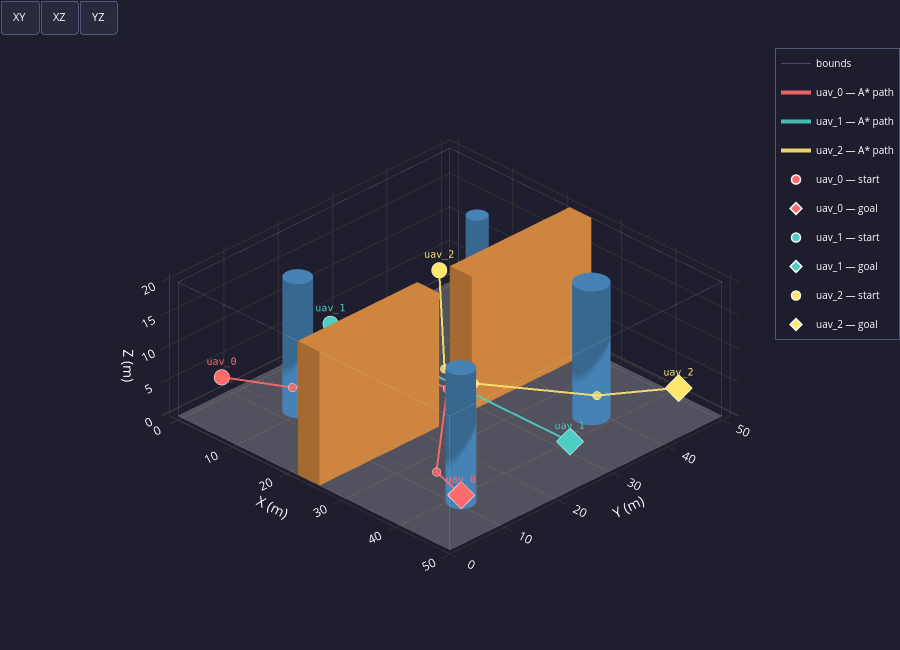

Here is the notebook cell this chart was saved with:
### Code cell
# ── Cell 2 — Global Path Planning (A*) ──────────────────────────────────────
from global_planner import plan_paths, PlanResult, PlannerConfig
import logging
logging.getLogger("global_planner").setLevel(logging.WARNING)

PLANNER_CONFIG = os.path.join(_SWARM_DIR, "configs", "planner.yaml")

# ── Load planner config ───────────────────────────────────────────────────────
try:
    planner_cfg = PlannerConfig.from_yaml(PLANNER_CONFIG)
    w = env.world
    print(f"✓  Planner      [{os.path.basename(PLANNER_CONFIG)}]  "
          f"connectivity={planner_cfg.connectivity}  clearance={planner_cfg.clearance} voxel  "
          f"inflation={planner_cfg.inflation_radius} m")
except Exception as exc:
    print(f"✗  Planner      [{os.path.basename(PLANNER_CONFIG)}]  FAILED → {exc}")
    raise

# ── Apply obstacle inflation (rebuilds voxel grid if radius changed) ──────────
env.inflation_radius = planner_cfg.inflation_radius

# ── Run A* for all UAVs ───────────────────────────────────────────────────────
print(f"Running A* for {len(fleet.uavs)} UAVs  "
      f"(grid {env.world.nx}×{env.world.ny}×{env.world.nz})")

try:
    paths = plan_paths(env, fleet,
                       connectivity=planner_cfg.connectivity,
                       clearance=planner_cfg.clearance)
    for pr in paths:
        print(f"  ✓  {pr.uav_id:<10}  A*: {pr.n_astar_nodes:4d} nodes  "
              f"→  LOS: {pr.n_waypoints} waypoints  →  {pr.path_length:.1f} m")
except RuntimeError as exc:
    print(f"  ✗  A* FAILED — {exc}")
    raise

# ── Visualisation — same scene as Cell 1 + pruned paths ──────────────────────
plot_environment_3d(env, fleet=fleet, paths=paths)

### Figure 1 — Plotly figure (JSON) as saved in the notebook; plotly's stock layout.template omitted (floating-point values rounded to 4 significant figures; data arrays with more than 128 entries replaced by an {"elided": "..."} marker saying what was removed)
{"data": [{"color": "#EFEFEF", "flatshading": true, "hoverinfo": "skip", "i": [0, 0], "j": [1, 2], "k": [2, 3], "name": "floor", "opacity": 0.25, "showscale": false, "type": "mesh3d", "x": [0, 50, 50, 0], "y": [0, 0, 50, 50], "z": [0, 0, 0, 0]}, {"hoverinfo": "skip", "line": {"color": "white", "width": 1}, "mode": "lines", "name": "bounds", "opacity": 0.2, "type": "scatter3d", "x": [0, 50, null, 50, 50, null, 50, 0, null, 0, 0, null, 0, 50, null, 50, 50, null, 50, 0, null, 0, 0, null, 0, 0, null, 50, 50, null, 50, 50, null, 0, 0, null], "y": [0, 0, null, 0, 50, null, 50, 50, null, 50, 0, null, 0, 0, null, 0, 50, null, 50, 50, null, 50, 0, null, 0, 0, null, 0, 0, null, 50, 50, null, 50, 50, null], "z": [0, 0, null, 0, 0, null, 0, 0, null, 0, 0, null, 20, 20, null, 20, 20, null, 20, 20, null, 20, 20, null, 0, 20, null, 0, 20, null, 0, 20, null, 0, 20, null]}, {"color": "#4682B4", "flatshading": false, "hoverinfo": "skip", "i": {"elided": "160 int values"}, "j": {"elided": "160 int values"}, "k": {"elided": "160 int values"}, "name": "cyl_0", "opacity": 1, "showscale": false, "type": "mesh3d", "x": [12.0, 11.98, 11.9, 11.78, 11.62, 11.41, 11.18, 10.91, 10.62, 10.31, 10.0, 9.687, 9.382, 9.092, 8.824, 8.586, 8.382, 8.218, 8.098, 8.025, 8.0, 8.025, 8.098, 8.218, 8.382, 8.586, 8.824, 9.092, 9.382, 9.687, 10.0, 10.31, 10.62, 10.91, 11.18, 11.41, 11.62, 11.78, 11.9, 11.98, 12.0, 11.98, 11.9, 11.78, 11.62, 11.41, 11.18, 10.91, 10.62, 10.31, 10.0, 9.687, 9.382, 9.092, 8.824, 8.586, 8.382, 8.218, 8.098, 8.025, 8.0, 8.025, 8.098, 8.218, 8.382, 8.586, 8.824, 9.092, 9.382, 9.687, 10.0, 10.31, 10.62, 10.91, 11.18, 11.41, 11.62, 11.78, 11.9, 11.98, 10.0, 10.0], "y": [12.0, 12.31, 12.62, 12.91, 13.18, 13.41, 13.62, 13.78, 13.9, 13.98, 14.0, 13.98, 13.9, 13.78, 13.62, 13.41, 13.18, 12.91, 12.62, 12.31, 12.0, 11.69, 11.38, 11.09, 10.82, 10.59, 10.38, 10.22, 10.1, 10.02, 10.0, 10.02, 10.1, 10.22, 10.38, 10.59, 10.82, 11.09, 11.38, 11.69, 12.0, 12.31, 12.62, 12.91, 13.18, 13.41, 13.62, 13.78, 13.9, 13.98, 14.0, 13.98, 13.9, 13.78, 13.62, 13.41, 13.18, 12.91, 12.62, 12.31, 12.0, 11.69, 11.38, 11.09, 10.82, 10.59, 10.38, 10.22, 10.1, 10.02, 10.0, 10.02, 10.1, 10.22, 10.38, 10.59, 10.82, 11.09, 11.38, 11.69, 12.0, 12.0], "z": [0.0, 0.0, 0.0, 0.0, 0.0, 0.0, 0.0, 0.0, 0.0, 0.0, 0.0, 0.0, 0.0, 0.0, 0.0, 0.0, 0.0, 0.0, 0.0, 0.0, 0.0, 0.0, 0.0, 0.0, 0.0, 0.0, 0.0, 0.0, 0.0, 0.0, 0.0, 0.0, 0.0, 0.0, 0.0, 0.0, 0.0, 0.0, 0.0, 0.0, 20.0, 20.0, 20.0, 20.0, 20.0, 20.0, 20.0, 20.0, 20.0, 20.0, 20.0, 20.0, 20.0, 20.0, 20.0, 20.0, 20.0, 20.0, 20.0, 20.0, 20.0, 20.0, 20.0, 20.0, 20.0, 20.0, 20.0, 20.0, 20.0, 20.0, 20.0, 20.0, 20.0, 20.0, 20.0, 20.0, 20.0, 20.0, 20.0, 20.0, 0.0, 20.0]}, {"color": "#4682B4", "flatshading": false, "hoverinfo": "skip", "i": {"elided": "160 int values"}, "j": {"elided": "160 int values"}, "k": {"elided": "160 int values"}, "name": "cyl_1", "opacity": 1, "showscale": false, "type": "mesh3d", "x": [40.5, 40.47, 40.38, 40.23, 40.02, 39.77, 39.47, 39.13, 38.77, 38.39, 38.0, 37.61, 37.23, 36.87, 36.53, 36.23, 35.98, 35.77, 35.62, 35.53, 35.5, 35.53, 35.62, 35.77, 35.98, 36.23, 36.53, 36.87, 37.23, 37.61, 38.0, 38.39, 38.77, 39.13, 39.47, 39.77, 40.02, 40.23, 40.38, 40.47, 40.5, 40.47, 40.38, 40.23, 40.02, 39.77, 39.47, 39.13, 38.77, 38.39, 38.0, 37.61, 37.23, 36.87, 36.53, 36.23, 35.98, 35.77, 35.62, 35.53, 35.5, 35.53, 35.62, 35.77, 35.98, 36.23, 36.53, 36.87, 37.23, 37.61, 38.0, 38.39, 38.77, 39.13, 39.47, 39.77, 40.02, 40.23, 40.38, 40.47, 38.0, 38.0], "y": [38.0, 38.39, 38.77, 39.13, 39.47, 39.77, 40.02, 40.23, 40.38, 40.47, 40.5, 40.47, 40.38, 40.23, 40.02, 39.77, 39.47, 39.13, 38.77, 38.39, 38.0, 37.61, 37.23, 36.87, 36.53, 36.23, 35.98, 35.77, 35.62, 35.53, 35.5, 35.53, 35.62, 35.77, 35.98, 36.23, 36.53, 36.87, 37.23, 37.61, 38.0, 38.39, 38.77, 39.13, 39.47, 39.77, 40.02, 40.23, 40.38, 40.47, 40.5, 40.47, 40.38, 40.23, 40.02, 39.77, 39.47, 39.13, 38.77, 38.39, 38.0, 37.61, 37.23, 36.87, 36.53, 36.23, 35.98, 35.77, 35.62, 35.53, 35.5, 35.53, 35.62, 35.77, 35.98, 36.23, 36.53, 36.87, 37.23, 37.61, 38.0, 38.0], "z": [0.0, 0.0, 0.0, 0.0, 0.0, 0.0, 0.0, 0.0, 0.0, 0.0, 0.0, 0.0, 0.0, 0.0, 0.0, 0.0, 0.0, 0.0, 0.0, 0.0, 0.0, 0.0, 0.0, 0.0, 0.0, 0.0, 0.0, 0.0, 0.0, 0.0, 0.0, 0.0, 0.0, 0.0, 0.0, 0.0, 0.0, 0.0, 0.0, 0.0, 20.0, 20.0, 20.0, 20.0, 20.0, 20.0, 20.0, 20.0, 20.0, 20.0, 20.0, 20.0, 20.0, 20.0, 20.0, 20.0, 20.0, 20.0, 20.0, 20.0, 20.0, 20.0, 20.0, 20.0, 20.0, 20.0, 20.0, 20.0, 20.0, 20.0, 20.0, 20.0, 20.0, 20.0, 20.0, 20.0, 20.0, 20.0, 20.0, 20.0, 0.0, 20.0]}, {"color": "#4682B4", "flatshading": false, "hoverinfo": "skip", "i": {"elided": "160 int values"}, "j": {"elided": "160 int values"}, "k": {"elided": "160 int values"}, "name": "cyl_2", "opacity": 1, "showscale": false, "type": "mesh3d", "x": [16.5, 16.48, 16.43, 16.34, 16.21, 16.06, 15.88, 15.68, 15.46, 15.23, 15.0, 14.77, 14.54, 14.32, 14.12, 13.94, 13.79, 13.66, 13.57, 13.52, 13.5, 13.52, 13.57, 13.66, 13.79, 13.94, 14.12, 14.32, 14.54, 14.77, 15.0, 15.23, 15.46, 15.68, 15.88, 16.06, 16.21, 16.34, 16.43, 16.48, 16.5, 16.48, 16.43, 16.34, 16.21, 16.06, 15.88, 15.68, 15.46, 15.23, 15.0, 14.77, 14.54, 14.32, 14.12, 13.94, 13.79, 13.66, 13.57, 13.52, 13.5, 13.52, 13.57, 13.66, 13.79, 13.94, 14.12, 14.32, 14.54, 14.77, 15.0, 15.23, 15.46, 15.68, 15.88, 16.06, 16.21, 16.34, 16.43, 16.48, 15.0, 15.0], "y": [40.0, 40.23, 40.46, 40.68, 40.88, 41.06, 41.21, 41.34, 41.43, 41.48, 41.5, 41.48, 41.43, 41.34, 41.21, 41.06, 40.88, 40.68, 40.46, 40.23, 40.0, 39.77, 39.54, 39.32, 39.12, 38.94, 38.79, 38.66, 38.57, 38.52, 38.5, 38.52, 38.57, 38.66, 38.79, 38.94, 39.12, 39.32, 39.54, 39.77, 40.0, 40.23, 40.46, 40.68, 40.88, 41.06, 41.21, 41.34, 41.43, 41.48, 41.5, 41.48, 41.43, 41.34, 41.21, 41.06, 40.88, 40.68, 40.46, 40.23, 40.0, 39.77, 39.54, 39.32, 39.12, 38.94, 38.79, 38.66, 38.57, 38.52, 38.5, 38.52, 38.57, 38.66, 38.79, 38.94, 39.12, 39.32, 39.54, 39.77, 40.0, 40.0], "z": [0.0, 0.0, 0.0, 0.0, 0.0, 0.0, 0.0, 0.0, 0.0, 0.0, 0.0, 0.0, 0.0, 0.0, 0.0, 0.0, 0.0, 0.0, 0.0, 0.0, 0.0, 0.0, 0.0, 0.0, 0.0, 0.0, 0.0, 0.0, 0.0, 0.0, 0.0, 0.0, 0.0, 0.0, 0.0, 0.0, 0.0, 0.0, 0.0, 0.0, 20.0, 20.0, 20.0, 20.0, 20.0, 20.0, 20.0, 20.0, 20.0, 20.0, 20.0, 20.0, 20.0, 20.0, 20.0, 20.0, 20.0, 20.0, 20.0, 20.0, 20.0, 20.0, 20.0, 20.0, 20.0, 20.0, 20.0, 20.0, 20.0, 20.0, 20.0, 20.0, 20.0, 20.0, 20.0, 20.0, 20.0, 20.0, 20.0, 20.0, 0.0, 20.0]}, {"color": "#4682B4", "flatshading": false, "hoverinfo": "skip", "i": {"elided": "160 int values"}, "j": {"elided": "160 int values"}, "k": {"elided": "160 int values"}, "name": "cyl_3", "opacity": 1, "showscale": false, "type": "mesh3d", "x": [44.0, 43.98, 43.9, 43.78, 43.62, 43.41, 43.18, 42.91, 42.62, 42.31, 42.0, 41.69, 41.38, 41.09, 40.82, 40.59, 40.38, 40.22, 40.1, 40.02, 40.0, 40.02, 40.1, 40.22, 40.38, 40.59, 40.82, 41.09, 41.38, 41.69, 42.0, 42.31, 42.62, 42.91, 43.18, 43.41, 43.62, 43.78, 43.9, 43.98, 44.0, 43.98, 43.9, 43.78, 43.62, 43.41, 43.18, 42.91, 42.62, 42.31, 42.0, 41.69, 41.38, 41.09, 40.82, 40.59, 40.38, 40.22, 40.1, 40.02, 40.0, 40.02, 40.1, 40.22, 40.38, 40.59, 40.82, 41.09, 41.38, 41.69, 42.0, 42.31, 42.62, 42.91, 43.18, 43.41, 43.62, 43.78, 43.9, 43.98, 42.0, 42.0], "y": [10.0, 10.31, 10.62, 10.91, 11.18, 11.41, 11.62, 11.78, 11.9, 11.98, 12.0, 11.98, 11.9, 11.78, 11.62, 11.41, 11.18, 10.91, 10.62, 10.31, 10.0, 9.687, 9.382, 9.092, 8.824, 8.586, 8.382, 8.218, 8.098, 8.025, 8.0, 8.025, 8.098, 8.218, 8.382, 8.586, 8.824, 9.092, 9.382, 9.687, 10.0, 10.31, 10.62, 10.91, 11.18, 11.41, 11.62, 11.78, 11.9, 11.98, 12.0, 11.98, 11.9, 11.78, 11.62, 11.41, 11.18, 10.91, 10.62, 10.31, 10.0, 9.687, 9.382, 9.092, 8.824, 8.586, 8.382, 8.218, 8.098, 8.025, 8.0, 8.025, 8.098, 8.218, 8.382, 8.586, 8.824, 9.092, 9.382, 9.687, 10.0, 10.0], "z": [0.0, 0.0, 0.0, 0.0, 0.0, 0.0, 0.0, 0.0, 0.0, 0.0, 0.0, 0.0, 0.0, 0.0, 0.0, 0.0, 0.0, 0.0, 0.0, 0.0, 0.0, 0.0, 0.0, 0.0, 0.0, 0.0, 0.0, 0.0, 0.0, 0.0, 0.0, 0.0, 0.0, 0.0, 0.0, 0.0, 0.0, 0.0, 0.0, 0.0, 20.0, 20.0, 20.0, 20.0, 20.0, 20.0, 20.0, 20.0, 20.0, 20.0, 20.0, 20.0, 20.0, 20.0, 20.0, 20.0, 20.0, 20.0, 20.0, 20.0, 20.0, 20.0, 20.0, 20.0, 20.0, 20.0, 20.0, 20.0, 20.0, 20.0, 20.0, 20.0, 20.0, 20.0, 20.0, 20.0, 20.0, 20.0, 20.0, 20.0, 0.0, 20.0]}, {"color": "#CD853F", "flatshading": true, "hoverinfo": "skip", "i": [7, 0, 0, 0, 4, 4, 6, 6, 4, 0, 3, 2], "j": [3, 4, 1, 2, 5, 6, 5, 2, 0, 1, 6, 3], "k": [0, 7, 2, 7, 6, 7, 1, 1, 5, 5, 7, 6], "name": "passage_wall_south", "opacity": 1, "showscale": false, "type": "mesh3d", "x": [22, 26, 26, 22, 22, 26, 26, 22], "y": [0, 0, 22, 22, 0, 0, 22, 22], "z": [0, 0, 0, 0, 20, 20, 20, 20]}, {"color": "#CD853F", "flatshading": true, "hoverinfo": "skip", "i": [7, 0, 0, 0, 4, 4, 6, 6, 4, 0, 3, 2], "j": [3, 4, 1, 2, 5, 6, 5, 2, 0, 1, 6, 3], "k": [0, 7, 2, 7, 6, 7, 1, 1, 5, 5, 7, 6], "name": "passage_wall_north", "opacity": 1, "showscale": false, "type": "mesh3d", "x": [22, 26, 26, 22, 22, 26, 26, 22], "y": [28, 28, 50, 50, 28, 28, 50, 50], "z": [0, 0, 0, 0, 20, 20, 20, 20]}, {"hovertemplate": "<b>uav_0 — A* path</b><br>x=%{x:.1f}  y=%{y:.1f}  z=%{z:.1f}<extra></extra>", "legendgroup": "uav_0_path", "line": {"color": "#FF6B6B", "width": 4}, "mode": "lines", "name": "uav_0 — A* path", "opacity": 0.9, "showlegend": true, "type": "scatter3d", "x": [3, 11.75, 13.25, 21.75, 26.25, 40.75, 47], "y": [5, 9.25, 11.25, 23.25, 23.25, 6.75, 5], "z": [5, 5.25, 5.25, 5.25, 5.25, 5.25, 5]}, {"hoverinfo": "skip", "legendgroup": "uav_0_path", "marker": {"color": "#FF6B6B", "line": {"color": "white", "width": 1}, "size": 5}, "mode": "markers", "opacity": 0.8, "showlegend": false, "type": "scatter3d", "x": [11.75, 13.25, 21.75, 26.25, 40.75], "y": [9.25, 11.25, 23.25, 23.25, 6.75], "z": [5.25, 5.25, 5.25, 5.25, 5.25]}, {"hovertemplate": "<b>uav_1 — A* path</b><br>x=%{x:.1f}  y=%{y:.1f}  z=%{z:.1f}<extra></extra>", "legendgroup": "uav_1_path", "line": {"color": "#4ECDC4", "width": 4}, "mode": "lines", "name": "uav_1 — A* path", "opacity": 0.9, "showlegend": true, "type": "scatter3d", "x": [3, 47], "y": [25, 25], "z": [5, 5]}, {"hovertemplate": "<b>uav_2 — A* path</b><br>x=%{x:.1f}  y=%{y:.1f}  z=%{z:.1f}<extra></extra>", "legendgroup": "uav_2_path", "line": {"color": "#FFE66D", "width": 4}, "mode": "lines", "name": "uav_2 — A* path", "opacity": 0.9, "showlegend": true, "type": "scatter3d", "x": [3, 22.25, 27.75, 41.25, 47], "y": [45, 26.75, 26.75, 35.75, 45], "z": [5, 5.25, 5.25, 5.25, 5]}, {"hoverinfo": "skip", "legendgroup": "uav_2_path", "marker": {"color": "#FFE66D", "line": {"color": "white", "width": 1}, "size": 5}, "mode": "markers", "opacity": 0.8, "showlegend": false, "type": "scatter3d", "x": [22.25, 27.75, 41.25], "y": [26.75, 26.75, 35.75], "z": [5.25, 5.25, 5.25]}, {"hovertemplate": "<b>uav_0 — start</b><br>x=3.0  y=5.0  z=5.0<extra></extra>", "legendgroup": "uav_0_start", "marker": {"color": "#FF6B6B", "line": {"color": "white", "width": 1.5}, "size": 9, "symbol": "circle"}, "mode": "markers+text", "name": "uav_0 — start", "showlegend": true, "text": ["uav_0"], "textfont": {"color": "#FF6B6B", "family": "monospace", "size": 10}, "textposition": "top center", "type": "scatter3d", "x": [3], "y": [5], "z": [5]}, {"hovertemplate": "<b>uav_0 — goal</b><br>x=47.0  y=5.0  z=5.0<extra></extra>", "legendgroup": "uav_0_goal", "marker": {"color": "#FF6B6B", "line": {"color": "white", "width": 1.5}, "size": 9, "symbol": "diamond"}, "mode": "markers+text", "name": "uav_0 — goal", "showlegend": true, "text": ["uav_0"], "textfont": {"color": "#FF6B6B", "family": "monospace", "size": 10}, "textposition": "top center", "type": "scatter3d", "x": [47], "y": [5], "z": [5]}, {"hoverinfo": "skip", "legendgroup": "uav_0_start", "line": {"color": "#FF6B6B", "dash": "dot", "width": 1.5}, "mode": "lines", "opacity": 0.35, "showlegend": false, "type": "scatter3d", "x": [3, 47], "y": [5, 5], "z": [5, 5]}, {"hovertemplate": "<b>uav_1 — start</b><br>x=3.0  y=25.0  z=5.0<extra></extra>", "legendgroup": "uav_1_start", "marker": {"color": "#4ECDC4", "line": {"color": "white", "width": 1.5}, "size": 9, "symbol": "circle"}, "mode": "markers+text", "name": "uav_1 — start", "showlegend": true, "text": ["uav_1"], "textfont": {"color": "#4ECDC4", "family": "monospace", "size": 10}, "textposition": "top center", "type": "scatter3d", "x": [3], "y": [25], "z": [5]}, {"hovertemplate": "<b>uav_1 — goal</b><br>x=47.0  y=25.0  z=5.0<extra></extra>", "legendgroup": "uav_1_goal", "marker": {"color": "#4ECDC4", "line": {"color": "white", "width": 1.5}, "size": 9, "symbol": "diamond"}, "mode": "markers+text", "name": "uav_1 — goal", "showlegend": true, "text": ["uav_1"], "textfont": {"color": "#4ECDC4", "family": "monospace", "size": 10}, "textposition": "top center", "type": "scatter3d", "x": [47], "y": [25], "z": [5]}, {"hoverinfo": "skip", "legendgroup": "uav_1_start", "line": {"color": "#4ECDC4", "dash": "dot", "width": 1.5}, "mode": "lines", "opacity": 0.35, "showlegend": false, "type": "scatter3d", "x": [3, 47], "y": [25, 25], "z": [5, 5]}, {"hovertemplate": "<b>uav_2 — start</b><br>x=3.0  y=45.0  z=5.0<extra></extra>", "legendgroup": "uav_2_start", "marker": {"color": "#FFE66D", "line": {"color": "white", "width": 1.5}, "size": 9, "symbol": "circle"}, "mode": "markers+text", "name": "uav_2 — start", "showlegend": true, "text": ["uav_2"], "textfont": {"color": "#FFE66D", "family": "monospace", "size": 10}, "textposition": "top center", "type": "scatter3d", "x": [3], "y": [45], "z": [5]}, {"hovertemplate": "<b>uav_2 — goal</b><br>x=47.0  y=45.0  z=5.0<extra></extra>", "legendgroup": "uav_2_goal", "marker": {"color": "#FFE66D", "line": {"color": "white", "width": 1.5}, "size": 9, "symbol": "diamond"}, "mode": "markers+text", "name": "uav_2 — goal", "showlegend": true, "text": ["uav_2"], "textfont": {"color": "#FFE66D", "family": "monospace", "size": 10}, "textposition": "top center", "type": "scatter3d", "x": [47], "y": [45], "z": [5]}, {"hoverinfo": "skip", "legendgroup": "uav_2_start", "line": {"color": "#FFE66D", "dash": "dot", "width": 1.5}, "mode": "lines", "opacity": 0.35, "showlegend": false, "type": "scatter3d", "x": [3, 47], "y": [45, 45], "z": [5, 5]}], "layout": {"height": 650, "legend": {"bgcolor": "rgba(30,30,46,0.85)", "bordercolor": "#555577", "borderwidth": 1, "font": {"color": "white", "size": 10}, "x": 1, "xanchor": "right", "y": 1, "yanchor": "top"}, "margin": {"b": 0, "l": 0, "r": 0, "t": 40}, "paper_bgcolor": "#1E1E2E", "scene": {"aspectmode": "data", "bgcolor": "#1E1E2E", "camera": {"eye": {"x": 1.5, "y": -1.5, "z": 1.2}, "projection": {"type": "orthographic"}}, "xaxis": {"color": "white", "gridcolor": "#333333", "showbackground": false, "title": {"text": "X (m)"}, "zerolinecolor": "#555555"}, "yaxis": {"color": "white", "gridcolor": "#333333", "showbackground": false, "title": {"text": "Y (m)"}, "zerolinecolor": "#555555"}, "zaxis": {"color": "white", "gridcolor": "#333333", "showbackground": false, "title": {"text": "Z (m)"}, "zerolinecolor": "#555555"}}, "showlegend": true, "updatemenus": [{"bgcolor": "#2A2A3E", "bordercolor": "#555577", "buttons": [{"args": ["scene.camera", {"center": {"x": 0, "y": 0, "z": 0}, "eye": {"x": 0, "y": 0, "z": 2.5}, "projection": {"type": "orthographic"}, "up": {"x": 0, "y": 1, "z": 0}}], "label": "XY", "method": "relayout"}, {"args": ["scene.camera", {"center": {"x": 0, "y": 0, "z": 0}, "eye": {"x": 0, "y": -2.5, "z": 0}, "projection": {"type": "orthographic"}, "up": {"x": 0, "y": 0, "z": 1}}], "label": "XZ", "method": "relayout"}, {"args": ["scene.camera", {"center": {"x": 0, "y": 0, "z": 0}, "eye": {"x": 2.5, "y": 0, "z": 0}, "projection": {"type": "orthographic"}, "up": {"x": 0, "y": 0, "z": 1}}], "label": "YZ", "method": "relayout"}], "direction": "right", "font": {"color": "white", "size": 11}, "showactive": false, "type": "buttons", "x": 0, "xanchor": "left", "y": 1.08, "yanchor": "top"}], "width": 900}}
